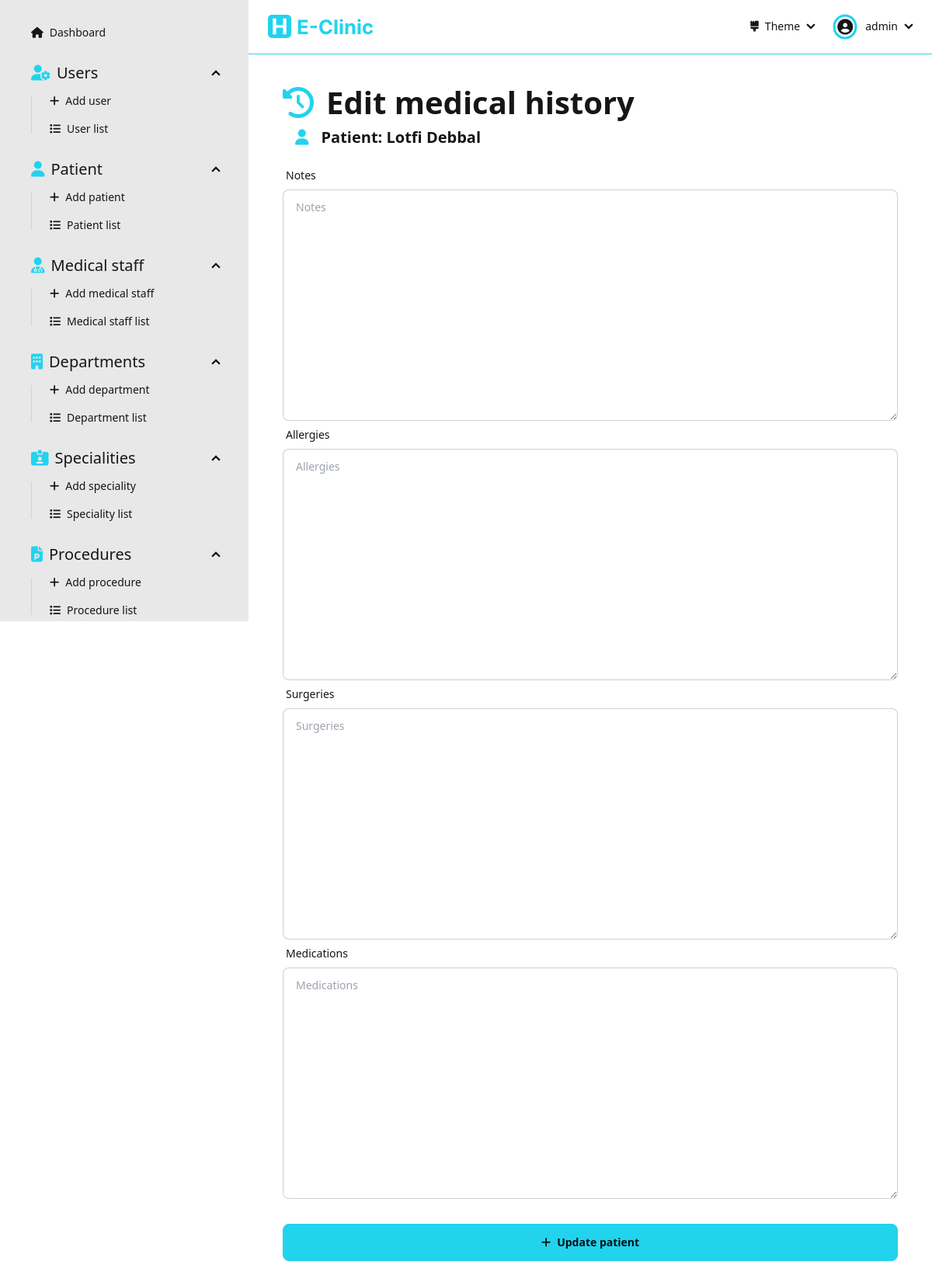
Before: /dashboard/patients/edit/c3272855034644bb89a166c7f9be3ed9/history/ (signed in) with the older database file.
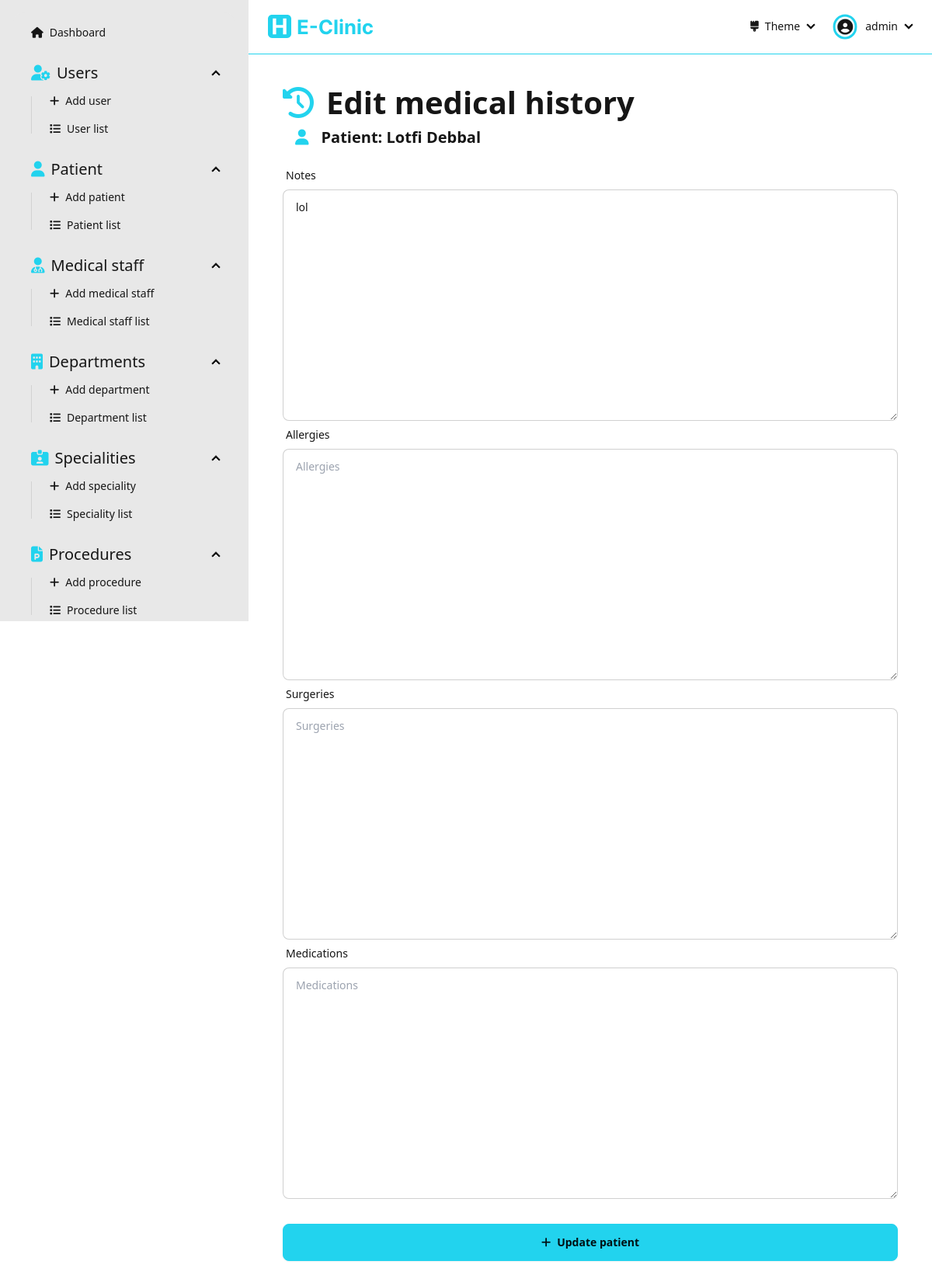
After: the same page with the newer database file.
### Dashboard/models.py (models this page shows)
class MedicalHistory(models.Model):
  id = models.UUIDField(primary_key=True, default=uuid.uuid4, editable=False)
  patient = models.OneToOneField('Patient', on_delete=models.CASCADE)
  notes = models.TextField(null=True, blank=True)
  allergies = models.TextField(null=True, blank=True)
  surgeries = models.TextField(null=True, blank=True)
  medications = models.TextField(null=True, blank=True)
  updatedAt = models.DateTimeField(auto_now=True, blank=True)

### Dashboard/views/patient.py (the view, shortened to what this page needs)
# urls.py: path('dashboard/patients/edit/<str:patientId>/history/', patient.editMedicalHistory, name='edit-medical-history'),
@login_required(login_url='sign-in')
def editMedicalHistory(request: HttpRequest, patientId: str):
  patient = get_object_or_404(Patient, id=patientId)
  medicalHistory = get_object_or_404(MedicalHistory, patient=patient)
  form = MedicalHistoryForm(instance=medicalHistory, initial={'patient': patient})
  context = { 'form': form, 'patient': patient }
  return render(request, 'pages/patient/edit-medical-history.html', context=context)

### Dashboard/forms.py
class MedicalHistoryForm(forms.ModelForm):
  class Meta:
    model = MedicalHistory
    fields = '__all__'

### Dashboard/templates/pages/patient/edit-medical-history.html (shortened to what this page needs)
{% extends "layouts/dashboard.html" %}
{% load static %}
{% load widget_tweaks %}
{% block dashboard_content %}
  <div class="flex flex-1 flex-col items-center pb-[5rem]">
    <form class="flex flex-1 flex-col w-[90%] max-w-[50rem]" action="" method="post">
      <div class="text-[30pt] font-bold"><i class="fas fa-clock-rotate-left text-primary mr-[1rem]"></i>Edit medical history</div>
      <div class="text-[15pt] font-semibold ml-[1rem] mb-[1rem]"><i class="fas fa-user text-primary mr-[1rem]"></i>Patient: {{patient.firstName}} {{patient.lastName}}</div>
      <label class="form-control w-full">
        <div class="label">
          <span class="label-text">Notes</span>
        </div>
        {% render_field form.notes placeholder="Notes" class+="textarea textarea-bordered w-full" %}
      </label>
      <label class="form-control w-full">
        <div class="label">
          <span class="label-text">Allergies</span>
        </div>
        {% render_field form.allergies placeholder="Allergies" class+="textarea textarea-bordered w-full" %}
      </label>
      <label class="form-control w-full">
        <div class="label">
          <span class="label-text">Surgeries</span>
        </div>
        {% render_field form.surgeries placeholder="Surgeries" class+="textarea textarea-bordered w-full" %}
      </label>
      <label class="form-control w-full">
        <div class="label">
          <span class="label-text">Medications</span>
        </div>
        {% render_field form.medications placeholder="Medications" class+="textarea textarea-bordered w-full" %}
      </label>
      <button class="btn btn-primary mt-[2rem]"><i class="fas fa-plus"></i>Update patient</button>
    </form>
  </div>
{% endblock dashboard_content %}

Changed rows visible on the page:
changed MedicalHistory: notes (not shown) → "lol"
